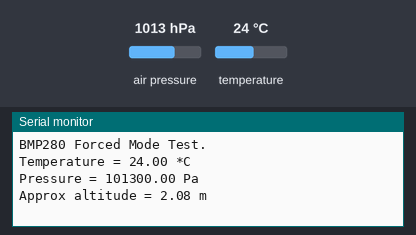
The sketch below on a simulated Arduino Uno, built with avr-gcc and run on an emulated ATmega328P. Parts: the last lines printed to the serial monitor. The test bench sets the inputs (shaded band); at power-on: air pressure 1013 hPa, temperature 24 °C.

Above: at 1.2 s.
1.3 s: air pressure set to 952 hPa
At 2.8 s:
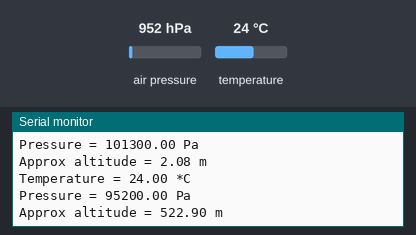
3.6 s: temperature set to 12 °C
At 4.8 s:
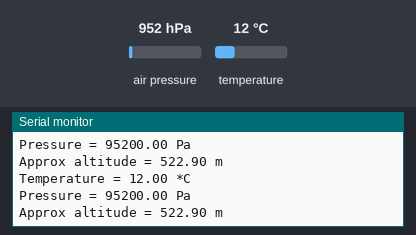
5.9 s: air pressure set to 975 hPa
At 6.8 s:
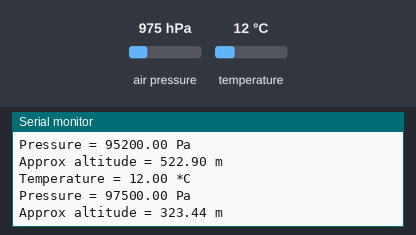
Timing chart, 0 to 8.9 s (numbered marks = the images above; inputs shaded):
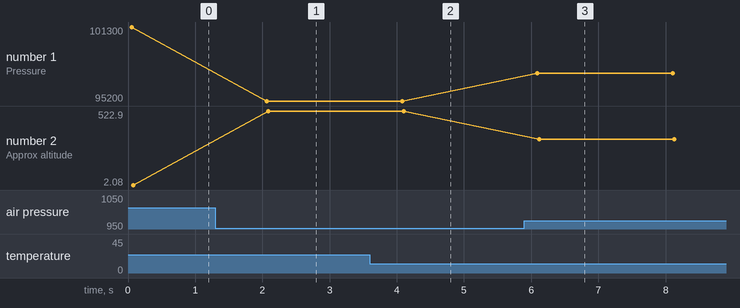

Measured:
- after the input at 1.3 s, the serial monitor: prints a new line after 0.76 s (image 1)
- after the input at 3.6 s, the serial monitor: prints a new line after 0.45 s (image 2)
- after the input at 5.9 s, the serial monitor: prints a new line after 0.19 s (image 3)
- plotted number 1: 101300 → 95200 after the input at 1.3 s, 95200 → 97500 after the input at 5.9 s
- plotted number 2: 2.08 → 522.9 after the input at 1.3 s, 522.9 → 323.44 after the input at 5.9 s

The sketch:

BMP280tester.ino
```cpp
#include <Adafruit_BMP280.h>

#define BMP_SCK  (13)
#define BMP_MISO (12)
#define BMP_MOSI (11)
#define BMP_CS   (10)

Adafruit_BMP280 bmp; // I2C
//Adafruit_BMP280 bmp(BMP_CS); // hardware SPI
//Adafruit_BMP280 bmp(BMP_CS, BMP_MOSI, BMP_MISO,  BMP_SCK);

void setup() {
  Serial.begin(9600);
  Serial.println(F("BMP280 Forced Mode Test."));

  //if (!bmp.begin(BMP280_ADDRESS_ALT, BMP280_CHIPID)) {
  if (!bmp.begin(0x76)) {
    Serial.println(F("Could not find a valid BMP280 sensor, check wiring or "
                      "try a different address!"));
    while (1) delay(10);
  }

  /* Default settings from datasheet. */
  bmp.setSampling(Adafruit_BMP280::MODE_FORCED,     /* Operating Mode. */
                  Adafruit_BMP280::SAMPLING_X2,     /* Temp. oversampling */
                  Adafruit_BMP280::SAMPLING_X16,    /* Pressure oversampling */
                  Adafruit_BMP280::FILTER_X16,      /* Filtering. */
                  Adafruit_BMP280::STANDBY_MS_500); /* Standby time. */
}

void loop() {
  // must call this to wake sensor up and get new measurement data
  // it blocks until measurement is complete
  if (bmp.takeForcedMeasurement()) {
    // can now print out the new measurements
    Serial.print(F("Temperature = "));
    Serial.print(bmp.readTemperature());
    Serial.println(" *C");

    Serial.print(F("Pressure = "));
    Serial.print(bmp.readPressure());
    Serial.println(" Pa");

    Serial.print(F("Approx altitude = "));
    Serial.print(bmp.readAltitude(1013.25)); /* Adjusted to local forecast! */
    Serial.println(" m");

    Serial.println();
    delay(2000);
  } else {
    Serial.println("Forced measurement failed!");
  }


}
```
